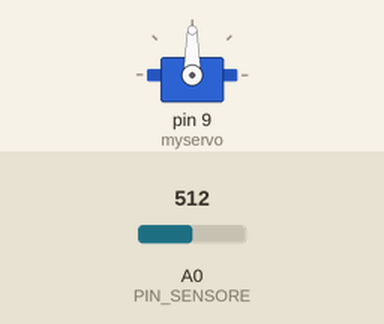
This sketch was run on a simulated Arduino Uno, built with avr-gcc and run on an emulated ATmega328P. Shown: servo. The test bench sets the inputs (shaded band); at power-on: A0 (PIN_SENSORE) = 512.

Above: at 1.2 s.
1.3 s: A0 (PIN_SENSORE) set to 716
At 2.5 s:
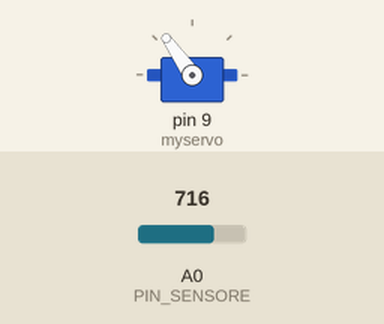
2.8 s: A0 (PIN_SENSORE) set to 900
At 3.6 s:
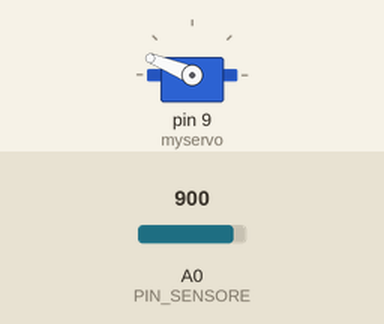
4.3 s: A0 (PIN_SENSORE) set to 1023
At 4.8 s:
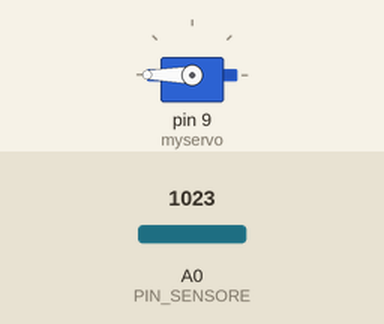
5.8 s: A0 (PIN_SENSORE) set to 306
At 6.1 s:
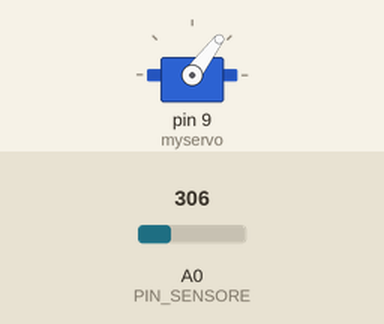
7.3 s: A0 (PIN_SENSORE) set to 122
At 8.5 s:
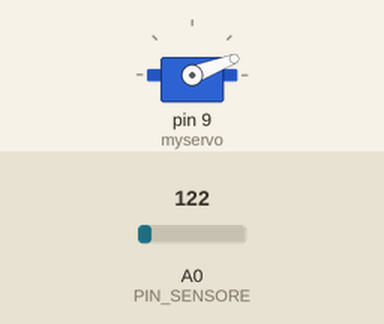
Timing chart, 0 to 9.8 s (numbered marks = the images above; inputs shaded):
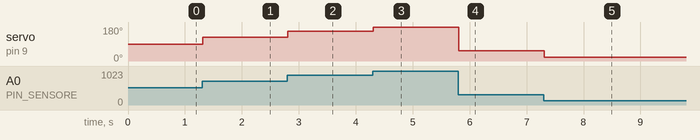

Measured:
- after the input at 1.3 s, servo on pin 9 (myservo): 90° → 125° at once
- after the input at 2.8 s, servo on pin 9 (myservo): 125° → 158° at once
- after the input at 4.3 s, servo on pin 9 (myservo): 158° → 180° at once
- after the input at 5.8 s, servo on pin 9 (myservo): 180° → 53° at once
- after the input at 7.3 s, servo on pin 9 (myservo): 53° → 21° at once

The sketch:

_13_ServoComando.ino
```cpp
#include <Servo.h>

const byte PIN_SENSORE = A0;
Servo myservo;

void setup() {
  myservo.attach(9);
  pinMode(PIN_SENSORE, INPUT);
}

void loop() {
  int lettura = analogRead(PIN_SENSORE) * 180.0 / 1023.0;
  myservo.write(lettura);
  delay(10);
}
```
